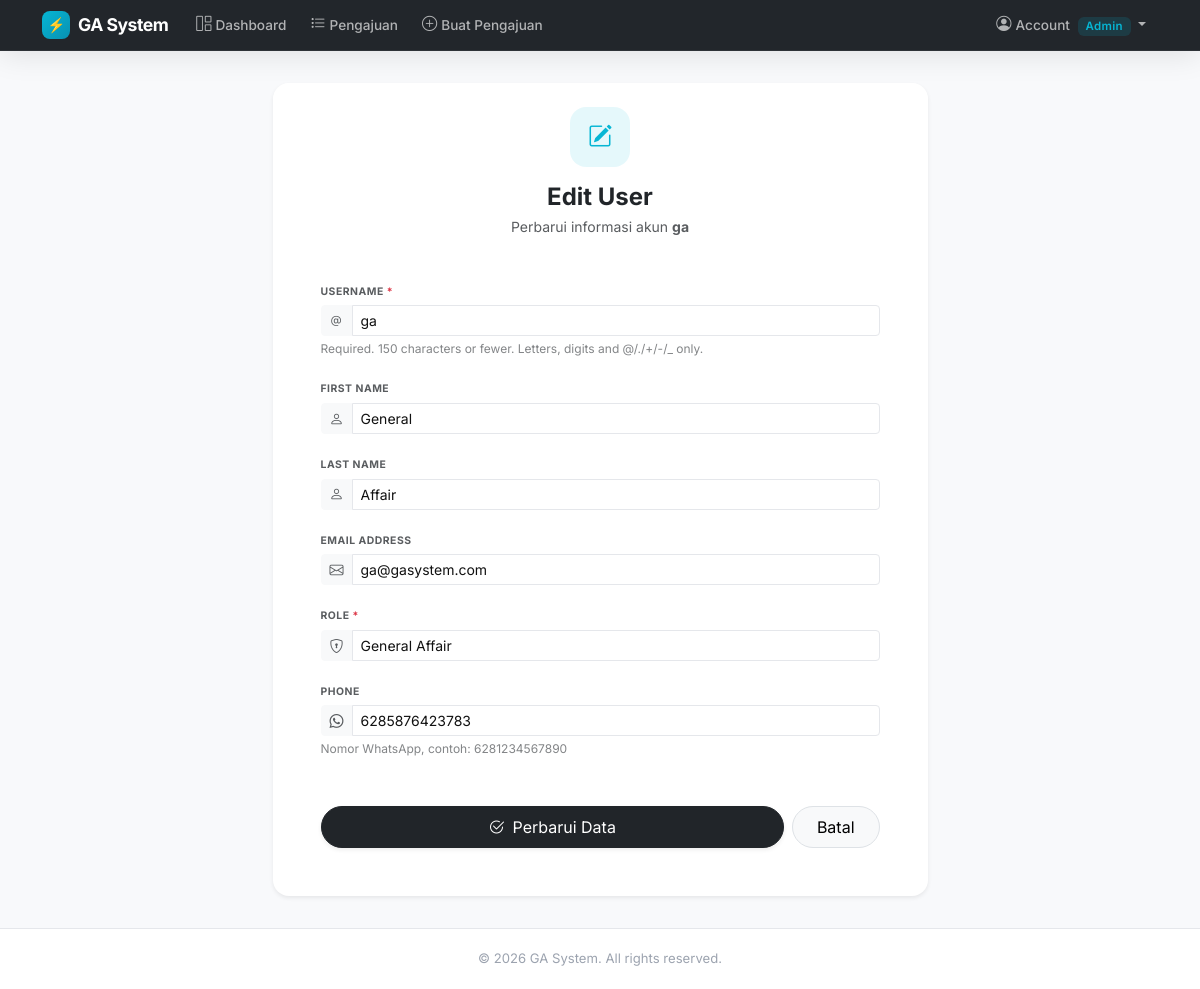
/users/manage/5/edit/ (signed in), run on the app's committed database.
### users/models.py (models this page shows, shortened)
class User(AbstractUser):
    class Role(models.TextChoices):
        ADMIN = 'admin', 'Admin'
        GA = 'ga', 'General Affair'
        KARYAWAN = 'karyawan', 'Karyawan'
    role = models.CharField(
        max_length=20,
        choices=Role.choices,
        default=Role.KARYAWAN,
        db_index=True,
    )
    phone = models.CharField(
        max_length=20,
        blank=True,
        help_text='Nomor WhatsApp, contoh: 6281234567890',
    )
    class Meta:
        ordering = ['username']

### users/views.py (the view, shortened to what this page needs)
# urls.py: path("manage/<int:pk>/edit/", views.UserUpdateView.as_view(), name="user_edit"),
class UserUpdateView(RoleRequiredMixin, UpdateView):
    allowed_roles = ["admin", "ga"]
    model = User
    template_name = "users/user_form.html"
    success_url = reverse_lazy("users:user_list")
    fields = ["username", "first_name", "last_name", "email", "role", "phone"]
    def get_form(self, form_class=None):
        form = super().get_form(form_class)
        widget_map = {
            "username": {"class": "form-control"},
            "first_name": {"class": "form-control"},
            "last_name": {"class": "form-control"},
            "email": {"class": "form-control"},
            "role": {"class": "form-select"},
            "phone": {"class": "form-control"},
        }
        for field_name, attrs in widget_map.items():
            if field_name in form.fields:
                form.fields[field_name].widget.attrs.update(attrs)
        return form
    def get_context_data(self, **kwargs):
        ctx = super().get_context_data(**kwargs)
        ctx["is_edit"] = True
        ctx["edit_user"] = self.object
        return ctx

### users/mixins.py (called while the page is built)
    def dispatch(self, request, *args, **kwargs):
        response = super().dispatch(request, *args, **kwargs)
        if request.user.is_authenticated and self.allowed_roles:
            if request.user.role not in self.allowed_roles:
                messages.error(request, 'Anda tidak memiliki akses ke halaman ini.')
                return redirect('users:dashboard')
        return response

### templates/users/user_form.html (shortened to what this page needs)
{% extends "base.html" %}
{% block content %}
<div class="row justify-content-center">
    <div class="col-lg-7 col-md-10">
        <div class="card shadow-sm border-0 overflow-hidden">
            <div class="card-header bg-white border-bottom-0 pt-4 pb-0 text-center">
                <div class="form-icon-header">
                    {% if is_edit %}<i class="bi bi-pencil-square"></i>{% else %}<i class="bi bi-person-plus"></i>{% endif %}
                </div>
                <h4 class="fw-bold mb-1 text-dark">
                    {% if is_edit %}Edit User{% else %}Tambah User Baru{% endif %}
                </h4>
                <p class="text-muted small">
                    {% if is_edit %}Perbarui informasi akun <strong>{{ edit_user.username }}</strong>{% else %}Lengkapi formulir di bawah untuk mendaftarkan user baru.{% endif %}
                </p>
            </div>
            <div class="card-body p-4 p-md-5 pt-md-4">
                <form method="post" novalidate>
                    <div class="row g-3">
                        {% for field in form %}
                        <div class="col-12">
                            <label for="{{ field.id_for_label }}" class="form-label small fw-bold text-muted text-uppercase" style="font-size: 0.65rem; letter-spacing: 0.5px;">
                                {{ field.label }}
                                {% if field.field.required %}
                                <span class="text-danger">*</span>
                                {% endif %}
                            </label>
                            <div class="input-group input-group-sm">
                                <span class="input-group-text bg-light border-light text-muted">
                                    {% if 'username' in field.name %}<i class="bi bi-at"></i>
                                    {% elif 'phone' in field.name %}<i class="bi bi-whatsapp"></i>
                                    {% elif 'email' in field.name %}<i class="bi bi-envelope"></i>
                                    {% elif 'role' in field.name %}<i class="bi bi-shield-lock"></i>
                                    {% elif 'name' in field.name %}<i class="bi bi-person"></i>
                                    {% else %}<i class="bi bi-pencil"></i>{% endif %}
                                </span>
                                {{ field }}
                            </div>
                            {% if field.help_text %}
                            <div class="form-text small opacity-75" style="font-size: 0.75rem;">{{ field.help_text }}</div>
                            {% endif %}
                        </div>
                        {% endfor %}
                    </div>
                    <div class="d-flex flex-column flex-sm-row gap-2 mt-5">
                        <button type="submit" class="btn btn-dark px-4 py-2 rounded-pill flex-grow-1 shadow-sm">
                            <i class="bi bi-check2-circle me-2"></i>{% if is_edit %}Perbarui Data{% else %}Simpan User{% endif %}
                        </button>
                        <a href="{% url 'users:user_list' %}" class="btn btn-light border px-4 py-2 rounded-pill shadow-none">
                            Batal
                        </a>
                    </div>
                </form>
            </div>
        </div>
    </div>
</div>
{% endblock %}

### templates/base.html (shortened to what this page needs)
{% load static %}
<!DOCTYPE html>
<html lang="id">
<head>
    <link href="https://cdn.jsdelivr.net/npm/bootstrap@5.3.3/dist/css/bootstrap.min.css" rel="stylesheet">
    <link href="https://cdn.jsdelivr.net/npm/bootstrap-icons@1.11.3/font/bootstrap-icons.min.css" rel="stylesheet">
    <link href="{% static 'css/style.css' %}" rel="stylesheet">
</head>
<body>
    {% if user.is_authenticated %}
    <nav class="navbar navbar-expand-lg navbar-dark navbar-ga sticky-top glassmorphic-navbar">
        <div class="container">
            <a class="navbar-brand" href="{% url 'users:dashboard' %}">
                <span class="logo-icon">⚡</span>
                GA System
            </a>
            <div class="collapse navbar-collapse" id="navbarNav">
                <ul class="navbar-nav me-auto">
                    <li class="nav-item">
                        <a class="nav-link " href="{% url 'users:dashboard' %}">
                            <i class="bi bi-grid-1x2 me-1"></i>Dashboard
                        </a>
                    </li>
                    <li class="nav-item">
                        <a class="nav-link {% if request.resolver_match.url_name == 'request_list' or request.resolver_match.url_name == 'request_detail' %}active{% endif %}" href="{% url 'requests_app:request_list' %}">
                            <i class="bi bi-list-task me-1"></i>Pengajuan
                        </a>
                    </li>
                    <li class="nav-item">
                        <a class="nav-link {% if request.resolver_match.url_name == 'request_create' %}active{% endif %}" href="{% url 'requests_app:request_create' %}">
                            <i class="bi bi-plus-circle me-1"></i>Buat Pengajuan
                        </a>
                    </li>
                </ul>
                <ul class="navbar-nav">
                    <li class="nav-item dropdown">
                        <a class="nav-link dropdown-toggle" href="#" role="button" data-bs-toggle="dropdown">
                            <i class="bi bi-person-circle me-1"></i>Account
                            <span class="badge ms-1">{{ request.user.get_role_display }}</span>
                        </a>
                    </li>
                </ul>
            </div>
        </div>
    </nav>
    {% endif %}
    <main class="container page-container">
        {% block content %}{% endblock %}
    </main>
    <footer class="footer-ga mt-auto">
        <div class="container text-center text-muted small">
            &copy; 2026 GA System. All rights reserved.
        </div>
    </footer>
</body>
</html>

### static/css/style.css (style rules this page uses)
:root { --accent: #06B6D4; --accent-alt: #22D3EE; --accent-dim: #0891B2; --accent-dark: #0E7490; --bg: #F8F9FB; --dark: #0B0F14; --dark-alt: #1A1F25; --card: #FFFFFF; --text: #111111; --text-secondary: #6B7280; --text-muted: #9CA3AF; --border: #E5E7EB; --shadow-sm: 0 2px 8px rgba(0, 0, 0, 0.04); --shadow: 0 10px 30px rgba(0, 0, 0, 0.05); --shadow-lg: 0 20px 50px rgba(0, 0, 0, 0.08); --radius: 16px; --radius-lg: 20px; --radius-sm: 10px; --radius-btn: 30px; --font: 'Inter', -apple-system, BlinkMacSystemFont, 'Segoe UI', sans-serif; --transition: 0.3s cubic-bezier(.25, .8, .25, 1); }
body { font-family: var(--font); background-color: var(--bg); min-height: 100vh; display: flex; flex-direction: column; color: var(--text); -webkit-font-smoothing: antialiased; }
main { flex: 1; }
a { color: var(--accent-dark); transition: var(--transition); }
.navbar-ga { background: var(--dark) !important; border-bottom: 1px solid rgba(255, 255, 255, 0.06); padding: 6px 0; transition: var(--transition); }
.navbar-ga.glassmorphic-navbar { backdrop-filter: blur(16px); -webkit-backdrop-filter: blur(16px); background: rgba(11, 15, 20, 0.9) !important; box-shadow: 0 4px 30px rgba(0, 0, 0, 0.1); }
.navbar-ga .navbar-brand { font-size: 1.1rem; letter-spacing: -0.5px; font-weight: 700; color: #fff !important; display: flex; align-items: center; gap: 8px; }
.navbar-ga .logo-icon { width: 28px; height: 28px; background: linear-gradient(135deg, var(--accent) 0%, var(--accent-dim) 100%); border-radius: 8px; display: flex; align-items: center; justify-content: center; font-size: 0.9rem; }
.navbar-ga .nav-link { color: rgba(255, 255, 255, 0.65) !important; font-size: 0.85rem; font-weight: 500; padding: 6px 12px !important; border-radius: 8px; transition: var(--transition); }
.navbar-ga .nav-link i { font-size: 0.95rem; }
.navbar-ga .badge { background: rgba(6, 182, 212, 0.15) !important; color: var(--accent) !important; font-size: 0.72rem; font-weight: 600; border-radius: 6px; padding: 4px 8px; }
.page-container { padding: 32px 0; }
.card { border-radius: var(--radius); border: 1px solid var(--border); background: var(--card); box-shadow: var(--shadow-sm); transition: var(--transition); }
.card-header { border-radius: var(--radius) var(--radius) 0 0 !important; border-bottom: 1px solid var(--border); padding: 18px 24px; background: var(--card) !important; }
.card-body { padding: 24px; }
.badge { font-weight: 500; letter-spacing: 0.3px; border-radius: 8px; padding: 5px 12px; font-size: 0.78rem; }
.form-control, .form-select { border: 1px solid var(--border); border-radius: var(--radius-sm); padding: 10px 14px; font-size: 0.9rem; transition: var(--transition); background: var(--card); color: var(--text); }
.form-label { font-size: 0.85rem; font-weight: 600; color: var(--text); margin-bottom: 6px; }
.footer-ga { background: var(--card); border-top: 1px solid var(--border); padding: 20px 0; }
.footer-ga .text-muted { color: var(--text-muted) !important; font-size: 0.82rem; }

### templates/users/user_form.html (style rules this page uses)
.form-icon-header { width: 60px; height: 60px; background: rgba(6, 182, 212, 0.1); color: var(--accent); border-radius: 16px; display: flex; align-items: center; justify-content: center; font-size: 1.5rem; margin: 0 auto 16px; }

### data on the page
User: user.role "Admin"
User: username "ga", form "ga" "General" "Affair" "ga@gasystem.com" "General Affair" "6285876423783"

### other printed values
{{ field.label }} "USERNAME" "FIRST NAME" "LAST NAME" "EMAIL ADDRESS" "ROLE" "PHONE"
{{ field.help_text }} "Required. 150 characters or fewer. Letters, digits and @/./+/-/_ only." "Nomor WhatsApp, contoh: 6281234567890"
